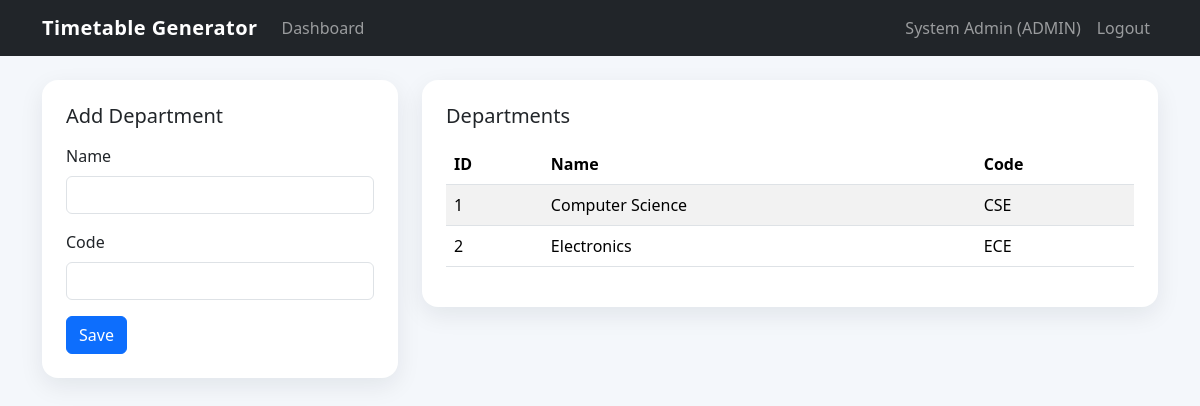
The app's page /admin/departments.php (signed in) with its own data.
### tables this page shows
CREATE TABLE departments (
    id INT AUTO_INCREMENT PRIMARY KEY,
    name VARCHAR(100) NOT NULL,
    code VARCHAR(20) NOT NULL UNIQUE
);

### config/database.php (called while the page is built, shortened)
<?php
function db(): PDO
{
    $dsn = 'mysql:host=' . DB_HOST . ';dbname=' . DB_NAME . ';charset=utf8mb4';
    $pdo = new PDO($dsn, DB_USER, DB_PASS, [
        PDO::ATTR_ERRMODE => PDO::ERRMODE_EXCEPTION,
        PDO::ATTR_DEFAULT_FETCH_MODE => PDO::FETCH_ASSOC,
    ]);
    return $pdo;
}

### includes/functions.php (called while the page is built, shortened)
<?php
require_once __DIR__ . '/../config/database.php';
function e(?string $value): string
{
    return htmlspecialchars((string) $value, ENT_QUOTES, 'UTF-8');
}
function fetch_all(string $sql, array $params = []): array
{
    $stmt = db()->prepare($sql);
    $stmt->execute($params);
    return $stmt->fetchAll();
}
function get_departments(): array
{
    return fetch_all('SELECT id, name, code FROM departments ORDER BY name');
}

### admin/departments.php (the view, shortened to what this page needs)
<?php
$rows = get_departments();
require_once __DIR__ . '/../includes/header.php';
?>
<div class="row g-4">
    <div class="col-lg-4">
        <div class="card p-4">
            <h1 class="h5 mb-3">Add Department</h1>
            <form method="post">
                <div class="mb-3"><label class="form-label">Name</label><input name="name" class="form-control" required></div>
                <div class="mb-3"><label class="form-label">Code</label><input name="code" class="form-control" required></div>
                <button class="btn btn-primary">Save</button>
            </form>
        </div>
    </div>
    <div class="col-lg-8">
        <div class="card p-4">
            <h2 class="h5 mb-3">Departments</h2>
            <div class="table-responsive">
                <table class="table table-striped">
                    <thead><tr><th>ID</th><th>Name</th><th>Code</th></tr></thead>
                    <tbody><?php foreach ($rows as $row): ?><tr><td><?= e((string) $row['id']); ?></td><td><?= e($row['name']); ?></td><td><?= e($row['code']); ?></td></tr><?php endforeach; ?></tbody>
                </table>
            </div>
        </div>
    </div>
</div>
<?php require_once __DIR__ . '/../includes/footer.php'; ?>

### assets/css/style.css (style rules this page uses)
body { background: #f4f7fb; color: #1c2434; }
.card { border: 0; border-radius: 1rem; box-shadow: 0 0.5rem 1.5rem rgba(15, 23, 42, 0.08); }
.table thead th { white-space: nowrap; }

### records on screen
departments: id "1", name "Computer Science", code "CSE"
departments: id "2", name "Electronics", code "ECE"

### other values on screen
$user['name'] "System Admin"
$user['role'] "ADMIN"
